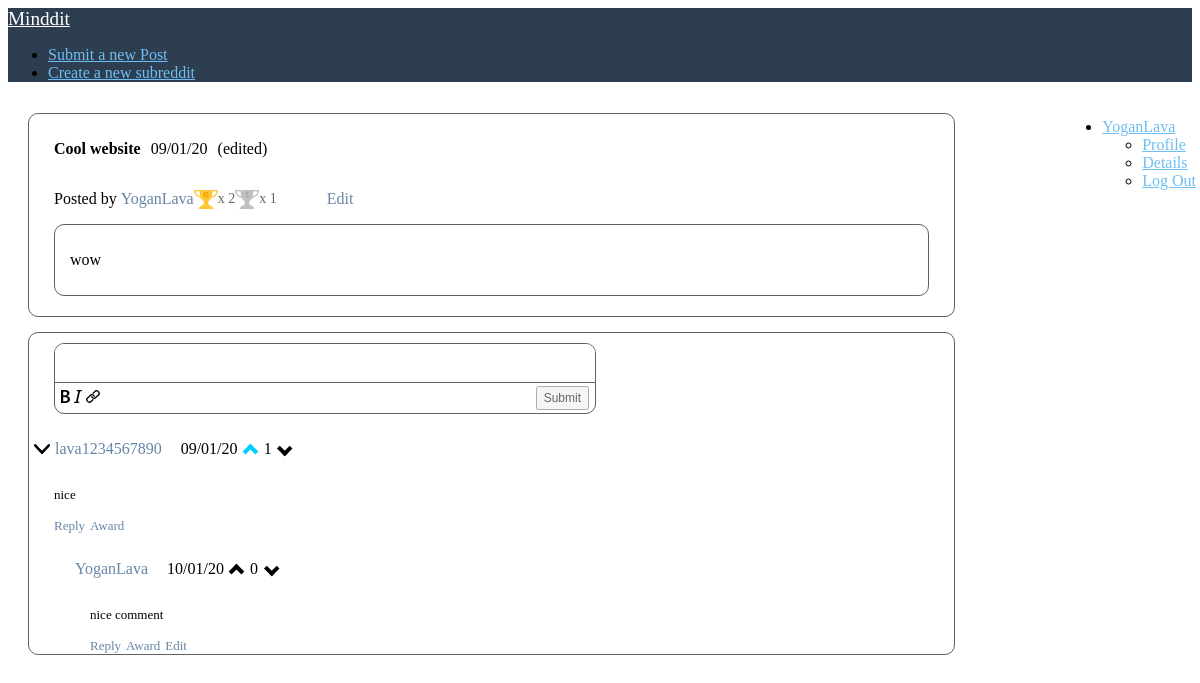
Screenshot of /post.php?postID=2 (signed in) with the database file from the repository.
### tables this page shows
CREATE TABLE posts (
  id int(11) NOT NULL,
  title varchar(255) DEFAULT NULL,
  user_id int(11) NOT NULL,
  is_image tinyint(1) DEFAULT NULL,
  body text,
  created_at int(30) DEFAULT NULL,
  updated_at int(30) DEFAULT NULL,
  subreddit_name varchar(20) NOT NULL
);

CREATE TABLE users (
  id int(11) NOT NULL,
  username varchar(255) NOT NULL,
  password varchar(255) NOT NULL,
  created_at int(30) NOT NULL DEFAULT '0'
);

### post.php (the view, shortened to what this page needs)
<?php
include 'logic/commentFormatter.php';
$mysqli = openConnection();
?>
<!DOCTYPE html>
<html lang="en">
<head>
    <link rel="stylesheet" href="https://unpkg.com/purecss@1.0.1/build/pure-min.css"
 />
    <link rel="stylesheet" href="css/css.css" />
</head>
<body>
    <div class="home-menu pure-menu pure-menu-horizontal">
        <a href="index.php" class="pure-menu-heading pure-menu-link">Minddit</a>
        <ul class="pure-menu-list">
            <li class="pure-menu-item">
                <a href="submit.php" class="pure-menu-link">Submit a new Post</a>
            </li>
            <li class="pure-menu-item">
                <a href="createsubreddit.php" class="pure-menu-link">Create a new subreddit</a>
            </li>
        </ul>
        <ul class="pure-menu-list align-right">
            <?php if(!isset($_SESSION['username'])){echo "<li class='pure-menu-item'>
        <a href='register.php' class='pure-menu-link'>Sign In</a>
      </li>";
      } else { echo "<li class='pure-menu-item pure-menu-has-children pure-menu-allow-hover'>
        <a href='#' id='menuLink1' class='pure-menu-link'>".$_SESSION['username']."</a>
        <ul class='pure-menu-children'>
            <li class='pure-menu-item'><a href='profile.php?name=".$_SESSION['username']."' class='pure-menu-link'>Profile</a></li>
            <li class='pure-menu-item'><a href='details.php' class='pure-menu-link'>Details</a></li>
            <li class='pure-menu-item'><a href='/logic/logout.php' class='pure-menu-link'>Log Out</a></li>
        </ul>
    </li>";
      }?>
        </ul>
    </div>
    <div class="posts">
        <?php
            $sql = "SELECT * FROM posts WHERE id = ".$_GET['postID'];
            $result = $mysqli->query($sql);
            $post = $result->fetch_assoc();
            echo"  <div class='post-header'>
                    <div><a class='post-link'>".$post['title']."</a><p style='padding-left: 10px;display: inline-block;'>".date("d/m/y",$post['created_at'])."</p><p style='padding-left: 10px;display: inline-block;'>".(($post['created_at'] != $post['updated_at'])?"(edited)":"")."</div>
                    <div class='details'>";
            $user = ($mysqli->query("select * from users where id='".$post['user_id']."'"))->fetch_assoc();
            echo "<p class='post-details'>Posted by <a href='profile.php?name=".$user['username']."' class='normal-link'>".$user['username']."</a>";
            $awardCount = "select coalesce(count(distinct a.id),0) as gold, coalesce(count(distinct a2.id),0) as silver
                from post_awards pa
                left join awards a on a.id = pa.award_id and a.award = 'gold'
                left join awards a2 on a2.id = pa.award_id and a2.award= 'silver'
                where pa.post_id = ".$post['id'];
                $awardCount = ($mysqli->query($awardCount))->fetch_assoc();
                if($awardCount['gold']) echo "<div class='gold' tooltip='Gold'></div><p class='award-text'>x ".$awardCount['gold']."</p>";
                if($awardCount['silver']) echo "<div class='silver' tooltip='Silver'></div><p class='award-text'>x ".$awardCount['silver']."</p>";
            if((isset($_SESSION['userid'])?true:false)?$_SESSION['userid'] == $post['user_id'] && !$post['is_image']:false)echo"<a class='normal-link' onclick='editPost(".$post['id'].")' style='padding-left: 50px'>Edit</a>";
            echo "</div>";
            echo "<div class='post-content'>";
                    echo ($post['is_image'])?"<image class='preview-image' src='".$post['body']."'> </div>
                    </div>":"<p id='post".$post['id']."'>".$post['body']."</p>
                    </div>
                </div>";
                ?>
        <div class="comments">
            <?php
          if(!isset($_SESSION['username'])){
            echo "<p>Please login to comment</p>";
          }else{
            echo "<form class='pure-form comment-system' action='javascript:comment(null,".$_GET['postID'].",".$_SESSION['userid'].");'>
            <textarea id='comment-form' class='pure-input-1-2 submit-comment'></textarea>
                <div class='bottom-bar'>
                    <div>
                        <image onClick='bold();' class='comment-commands' src='res/bold.png'>
                        <image onClick='italicise();' class='comment-commands' src='res/italic.png'>
                        <image onClick='link();' class='comment-commands' src='res/link.png'>
                    </div>
                    <button type='submit' class='pure-button pure-button-primary comment-btn'>Submit</button>
                </div>
            </form>";
          }
            ?>
            <?php
          $sql = "WITH recursive temp (id, parent_id, user_id, post_id, body, created_at, updated_at, path, depth) as (
            select id, parent_id, user_id, post_id, body, created_at, updated_at, cast(id as char(20)) as path, 1 as depth
            from
                comments
            where
                post_id = ".$_GET['postID']." and parent_id is null
            union all
            select
                c.id,
                c.parent_id,
                c.user_id,
                c.post_id,
                c.body,
                c.created_at,
                c.updated_at,
                concat(temp.path,',', c.id) as path,
                temp.depth + 1 as depth
            from
                comments c
                join temp on c.parent_id = temp.id
        )
        SELECT
            *
        from
            temp
        order by
            path;";
          $result = $mysqli->query($sql);
          $comments = array();
          if(mysqli_num_rows($result) == 0){
            echo "<p>No comments found :(</p>";
          }else{
            while($comment = $result->fetch_assoc()){
              $comments[] = $comment;
            }
            echo format($comments, $mysqli);
          }
            ?>
        </div>
    </div>
</body>
</html>

### css/css.css (style rules this page uses)
.home-menu .pure-menu-heading { color: white; font-weight: 400; font-size: 120%; }
.home-menu a { color: #6fbef3; }
.home-menu { background: #2d3e50; }
.align-right { position: absolute; right: 0px; padding: 4px; }
.posts { display: inline-flex; flex-direction: column; flex-wrap: wrap; justify-content: center; align-items: center; align-content: center; }
.posts .post-link { display: inline-block; text-decoration: solid; font-weight: bold; color: #000000; }
.details { position: relative; align-items: center; display: flex; }
.normal-link { color: #6785a6; text-decoration: solid; position: relative; display: inline-block; cursor: pointer; }
.post-content { padding: 10px 15px; border: solid 1.2px #616161; margin-right: 25px; border-radius: 10px; margin-bottom: 20px; }
.post-header, .comments { padding-top: 10px; padding-left: 25px; margin-top: 15px; margin-left: 20px; border: solid 1.2px #616161; width: 75vw; min-height: 100px; max-width: 100%; border-radius: 10px; }
.gold { position: relative; background-image: url("/res/gold.png"); background-size: 24px 19px; height: 19px; width: 24px; }
.silver { position: relative; background-image: url("/res/silver.png"); background-size: 24px 19px; height: 19px; width: 24px; }
[tooltip]:before { content: attr(tooltip); position: absolute; opacity: 0; left: -15px; transition: all 0.15s ease; padding: 10px; color: #bdbdbd; border-radius: 10px; }
[tooltip]:not([tooltip-persistent]):before { pointer-events: none; }
.award-text { opacity: 0.6; font-size: 14px; }
textarea.submit-comment { border-top-left-radius: 0; border-top-right-radius: 0; border-bottom-left-radius: 0; border-bottom-right-radius: 0; border: none; box-shadow: none; width: 100% !important; }
.bottom-bar { text-align: right; border-top: solid 1.2px #616161; padding: 3px 6px; display: flex; align-items: center; justify-content: space-between; }
.comment-commands { cursor: pointer; }
textarea { resize: none; }
.comment-system { border: solid 1.2px #616161; border-radius: 10px; overflow: hidden; width: 60%; }
.comment-btn { opacity: 0.6; font-size: 75%; padding: 3px 6px; }

### rows the page displays
posts: title "Cool website", created_at "09/01/20", body "wow"
users: username "YoganLava"

### other values shown
$_SESSION['username'] "YoganLava"
$awardCount['gold'] "2"
$awardCount['silver'] "1"
$name "lava1234567890"
date("d/m/y",$thread['comment']['created_at']) "09/01/20"
$likes['likes'] "1"
$thread['comment']['body'] "nice"
$name "YoganLava"
date("d/m/y",$thread['comment']['created_at']) "10/01/20"
$likes['likes'] "0"
$thread['comment']['body'] "nice comment"
